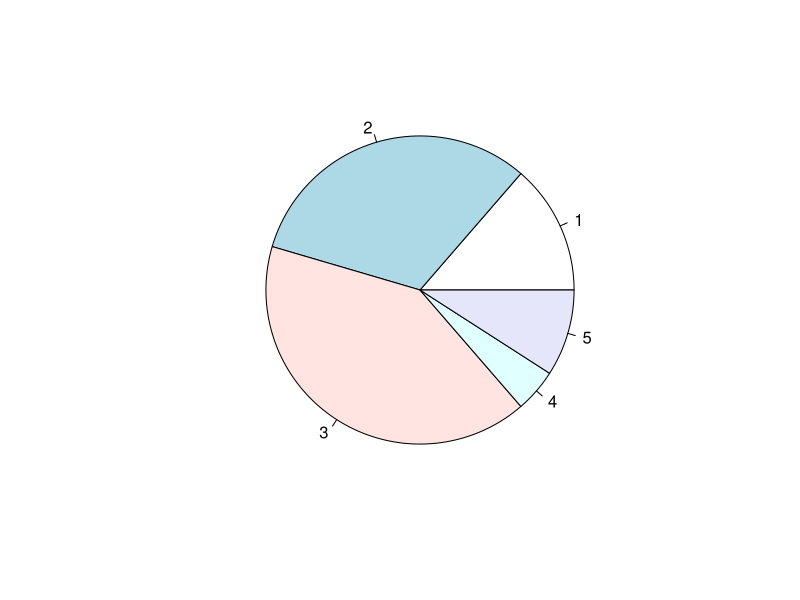
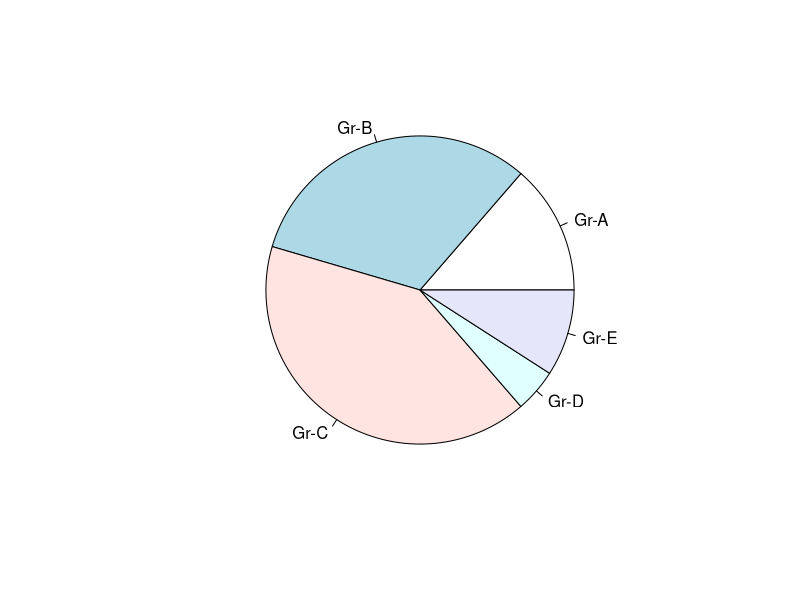
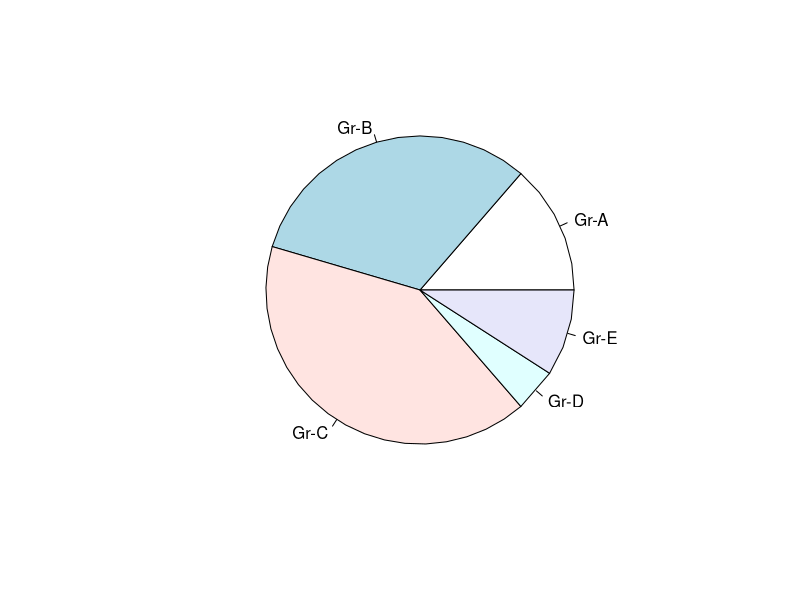
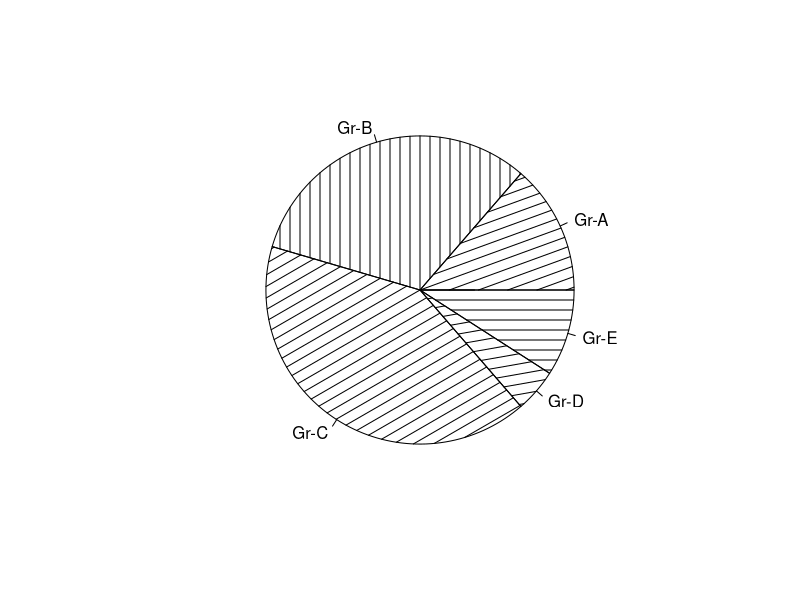
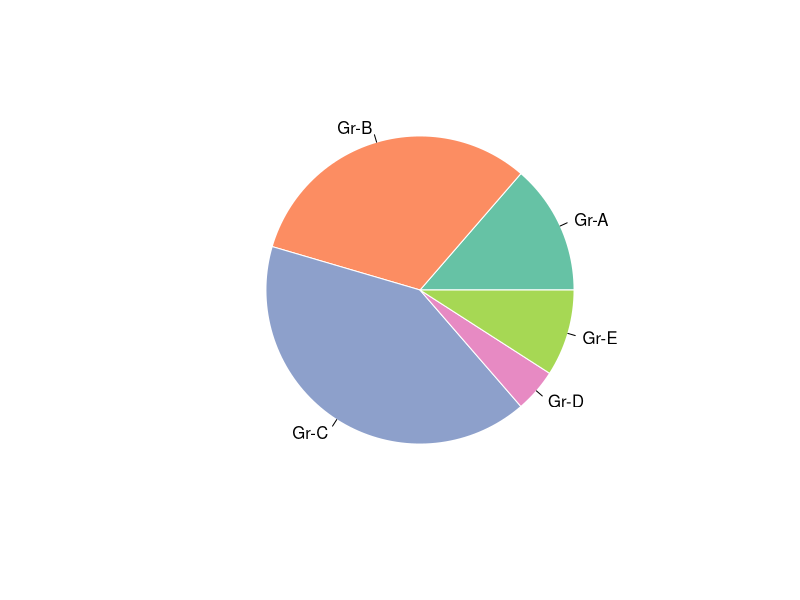
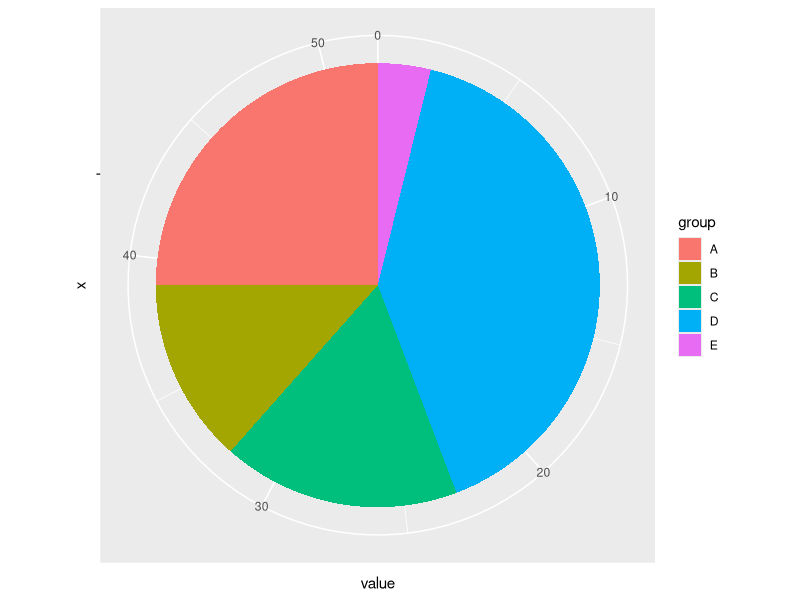
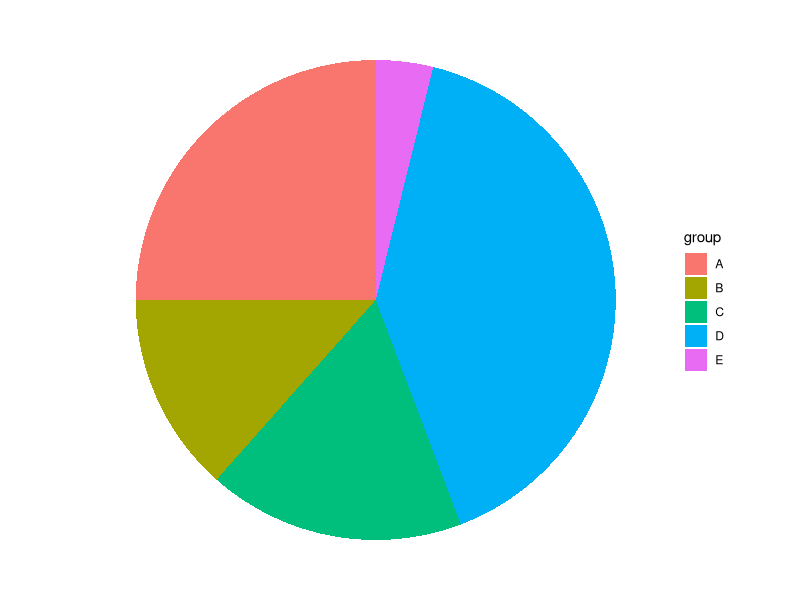
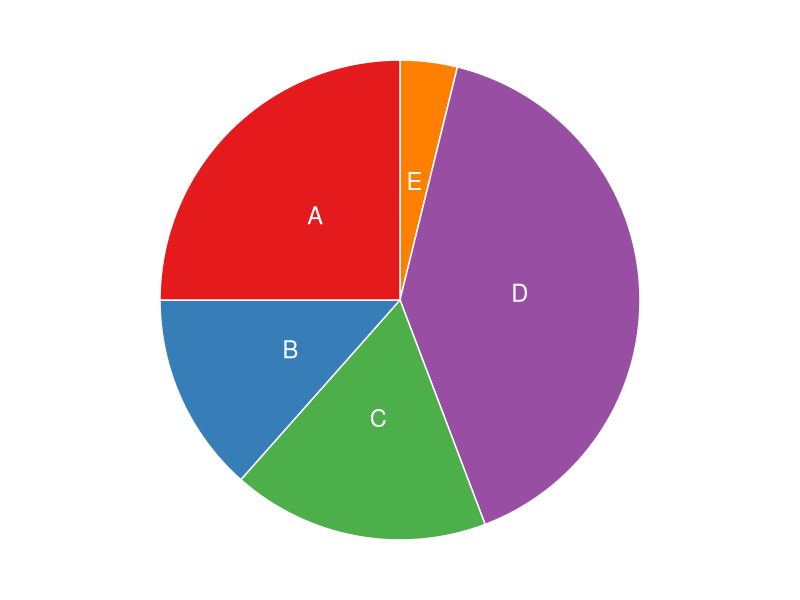

These figures' R source, in order:
## ---- chunk 1
library(tidyverse)
library(RColorBrewer) # 用于调色板

## ---- chunk 2
#| fig-cap: 基础饼图

Prop <- c(3,7,9,1,2)
pie(Prop)
## ---- chunk 3
#| fig-cap: 带标签的饼图

pie(Prop , labels = c("Gr-A","Gr-B","Gr-C","Gr-D","Gr-E"))
## ---- chunk 4
#| fig-cap: 非圆形饼图

pie(Prop, labels = c("Gr-A", "Gr-B", "Gr-C", "Gr-D", "Gr-E"), edges = 50)
## ---- chunk 5
#| fig-cap: 带阴影的饼图
pie(
  Prop,
  labels = c("Gr-A", "Gr-B", "Gr-C", "Gr-D", "Gr-E"),
  density = 10, # 设置阴影密度
  angle = c(20, 90, 30, 10, 0) # 设置每个扇区的阴影角度
)
## ---- chunk 6
#| fig-cap: 定制饼图颜色

# library(RColorBrewer) # 用于调色板

myPalette <- brewer.pal(5, "Set2")

pie(
  Prop,
  labels = c("Gr-A", "Gr-B", "Gr-C", "Gr-D", "Gr-E"),
  border = "white", # 设置边框颜色为白色
  col = myPalette # 使用调色板
)
## ---- chunk 7
#| fig-cap: 基础饼图

# 创建数据框
data <- data.frame(
  group = LETTERS[1:5],
  value = c(13, 7, 9, 21, 2)
)
# 绘制饼图
ggplot(data, aes(x = "", y = value, fill = group)) +
  geom_bar(stat = "identity", width = 1) + # identity 创建堆叠条形图
  coord_polar("y", start = 0) # 将条形图转换为极坐标系
## ---- chunk 8
#| fig-cap: 改进后的饼图

# 移除x 轴和 y 轴的标签和背景
ggplot(data, aes(x = "", y = value, fill = group)) +
  geom_bar(stat = "identity", width = 1) + # identity 创建堆叠条形图
  coord_polar("y", start = 0) + # 将条形图转换为极坐标系
  theme_void() # 移除背景和坐标轴
## ---- chunk 9
#| fig-cap: 加上标签的饼图


#| fig-cap: 带标签和自定义配色的饼图

# 1. 按 group 降序排列，计算每组所占百分比和标签位置
data <- data |> 
    arrange(desc(group)) |> # 按 group 降序排列
    mutate(
        prop = value / sum(data$value) * 100, # 计算百分比
        ypos = cumsum(prop) - 0.5 * prop      # 计算标签位置
    )

# 2. 绘制饼图
ggplot(data, aes(x = "", y = prop, fill = group)) +
    geom_bar(stat = "identity", width = 1, color = "white") + # 绘制堆叠条形图
    coord_polar("y", start = 0) +                             # 转换为极坐标系（饼图）
    theme_void() +                                            # 移除背景和坐标轴
    theme(legend.position = "none") +                         # 移除图例
    geom_text(
        aes(y = ypos, label = group),                           # 添加标签
        color = "white", size = 6
    ) +
    scale_fill_brewer(palette = "Set1")                       # 设置配色方案
